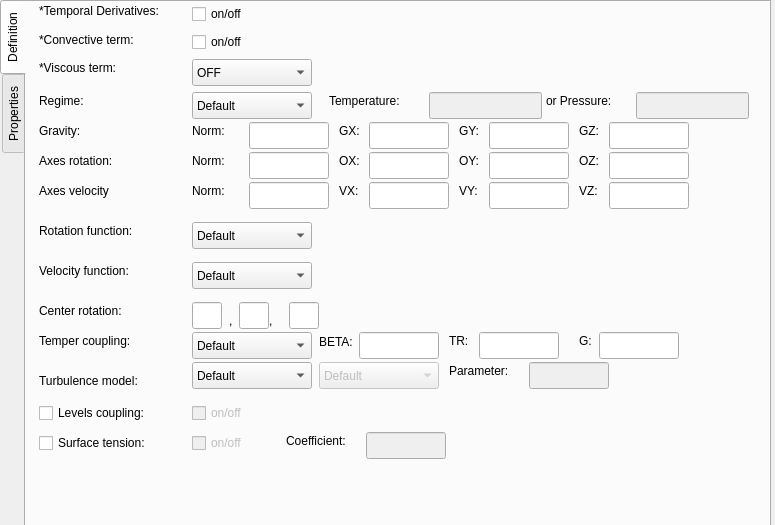
  <widget class="QWidget" name="physProblemPage">
   <property name="geometry">
    <rect>
     <x>0</x>
     <y>0</y>
     <width>775</width>
     <height>525</height>
    </rect>
   </property>
   <attribute name="label">
    <string>Physical Problem</string>
   </attribute>
   <widget class="QTabWidget" name="physProblemtab">
    <property name="geometry">
     <rect>
      <x>0</x>
      <y>0</y>
      <width>771</width>
      <height>611</height>
     </rect>
    </property>
    <property name="tabPosition">
     <enum>QTabWidget::West</enum>
    </property>
    <property name="currentIndex">
     <number>0</number>
    </property>
    <widget class="QWidget" name="definitionTab">
     <attribute name="title">
      <string>Definition</string>
     </attribute>
     <widget class="QLabel" name="label_644">
      <property name="geometry">
       <rect>
        <x>433</x>
        <y>120</y>
        <width>31</width>
        <height>17</height>
       </rect>
      </property>
      <property name="text">
       <string>GY:</string>
      </property>
     </widget>
     <widget class="QLineEdit" name="nastinGravGYEdit">
      <property name="geometry">
       <rect>
        <x>463</x>
        <y>120</y>
        <width>80</width>
        <height>27</height>
       </rect>
      </property>
      <property name="toolTip">
       <string>real</string>
      </property>
     </widget>
     <widget class="QLabel" name="label_639">
      <property name="geometry">
       <rect>
        <x>303</x>
        <y>90</y>
        <width>91</width>
        <height>17</height>
       </rect>
      </property>
      <property name="text">
       <string>Temperature:</string>
      </property>
     </widget>
     <widget class="QLabel" name="label_641">
      <property name="geometry">
       <rect>
        <x>13</x>
        <y>120</y>
        <width>67</width>
        <height>17</height>
       </rect>
      </property>
      <property name="text">
       <string>Gravity:</string>
      </property>
     </widget>
     <widget class="QLabel" name="label_657">
      <property name="geometry">
       <rect>
        <x>13</x>
        <y>260</y>
        <width>131</width>
        <height>17</height>
       </rect>
      </property>
      <property name="text">
       <string>Velocity function:</string>
      </property>
     </widget>
     <widget class="QLabel" name="label_672">
      <property name="geometry">
       <rect>
        <x>13</x>
        <y>29</y>
        <width>121</width>
        <height>17</height>
       </rect>
      </property>
      <property name="text">
       <string>*Convective term:</string>
      </property>
     </widget>
     <widget class="QLabel" name="label_665">
      <property name="geometry">
       <rect>
        <x>13</x>
        <y>370</y>
        <width>131</width>
        <height>17</height>
       </rect>
      </property>
      <property name="text">
       <string>Turbulence model:</string>
      </property>
     </widget>
     <widget class="QLabel" name="label_658">
      <property name="geometry">
       <rect>
        <x>13</x>
        <y>300</y>
        <width>111</width>
        <height>17</height>
       </rect>
      </property>
      <property name="text">
       <string>Center rotation:</string>
      </property>
     </widget>
     <widget class="QLineEdit" name="nastinTempCoupBetaEdit">
      <property name="geometry">
       <rect>
        <x>333</x>
        <y>330</y>
        <width>80</width>
        <height>27</height>
       </rect>
      </property>
      <property name="toolTip">
       <string>real</string>
      </property>
      <property name="text">
       <string/>
      </property>
     </widget>
     <widget class="QLabel" name="label_650">
      <property name="geometry">
       <rect>
        <x>553</x>
        <y>150</y>
        <width>31</width>
        <height>17</height>
       </rect>
      </property>
      <property name="text">
       <string>OZ:</string>
      </property>
     </widget>
     <widget class="QLineEdit" name="nastinaAxeVelNormEdit">
      <property name="geometry">
       <rect>
        <x>223</x>
        <y>180</y>
        <width>80</width>
        <height>27</height>
       </rect>
      </property>
      <property name="toolTip">
       <string>real</string>
      </property>
     </widget>
     <widget class="QLabel" name="label_670">
      <property name="geometry">
       <rect>
        <x>13</x>
        <y>90</y>
        <width>54</width>
        <height>17</height>
       </rect>
      </property>
      <property name="text">
       <string>Regime:</string>
      </property>
     </widget>
     <widget class="QLineEdit" name="nastinaAxeVelVXEdit">
      <property name="geometry">
       <rect>
        <x>343</x>
        <y>180</y>
        <width>80</width>
        <height>27</height>
       </rect>
      </property>
      <property name="toolTip">
       <string>real</string>
      </property>
     </widget>
     <widget class="QLabel" name="label_656">
      <property name="geometry">
       <rect>
        <x>13</x>
        <y>220</y>
        <width>131</width>
        <height>17</height>
       </rect>
      </property>
      <property name="text">
       <string>Rotation function:</string>
      </property>
     </widget>
     <widget class="QLabel" name="label_661">
      <property name="geometry">
       <rect>
        <x>13</x>
        <y>330</y>
        <width>121</width>
        <height>17</height>
       </rect>
      </property>
      <property name="text">
       <string>Temper coupling:</string>
      </property>
     </widget>
     <widget class="QLineEdit" name="nastinCentRotEdit2">
      <property name="geometry">
       <rect>
        <x>213</x>
        <y>300</y>
        <width>30</width>
        <height>27</height>
       </rect>
      </property>
      <property name="toolTip">
       <string>real</string>
      </property>
     </widget>
     <widget class="QLabel" name="label_662">
      <property name="geometry">
       <rect>
        <x>423</x>
        <y>330</y>
        <width>31</width>
        <height>17</height>
       </rect>
      </property>
      <property name="text">
       <string>TR:</string>
      </property>
     </widget>
     <widget class="QLineEdit" name="nastinaAxeRotOZEdit">
      <property name="geometry">
       <rect>
        <x>583</x>
        <y>150</y>
        <width>80</width>
        <height>27</height>
       </rect>
      </property>
      <property name="toolTip">
       <string>real</string>
      </property>
     </widget>
     <widget class="QLabel" name="label_651">
      <property name="geometry">
       <rect>
        <x>433</x>
        <y>180</y>
        <width>31</width>
        <height>17</height>
       </rect>
      </property>
      <property name="text">
       <string>VY:</string>
      </property>
     </widget>
     <widget class="QLineEdit" name="nastinGravGXEdit">
      <property name="geometry">
       <rect>
        <x>343</x>
        <y>120</y>
        <width>80</width>
        <height>27</height>
       </rect>
      </property>
      <property name="toolTip">
       <string>real</string>
      </property>
     </widget>
     <widget class="QLineEdit" name="nastinTempEdit">
      <property name="enabled">
       <bool>false</bool>
      </property>
      <property name="geometry">
       <rect>
        <x>403</x>
        <y>90</y>
        <width>113</width>
        <height>27</height>
       </rect>
      </property>
      <property name="toolTip">
       <string notr="true" comment="int" extracomment="int">real</string>
      </property>
      <property name="statusTip">
       <string extracomment="int"/>
      </property>
      <property name="whatsThis">
       <string extracomment="int"/>
      </property>
      <property name="autoFillBackground">
       <bool>true</bool>
      </property>
      <property name="inputMethodHints">
       <set>Qt::ImhDigitsOnly</set>
      </property>
      <property name="inputMask">
       <string/>
      </property>
      <property name="readOnly">
       <bool>false</bool>
      </property>
     </widget>
     <widget class="QLabel" name="label_643">
      <property name="geometry">
       <rect>
        <x>313</x>
        <y>120</y>
        <width>31</width>
        <height>17</height>
       </rect>
      </property>
      <property name="text">
       <string>GX:</string>
      </property>
     </widget>
     <widget class="QLineEdit" name="nastinCentRotEdit3">
      <property name="geometry">
       <rect>
        <x>263</x>
        <y>300</y>
        <width>30</width>
        <height>27</height>
       </rect>
      </property>
      <property name="toolTip">
       <string>real</string>
      </property>
     </widget>
     <widget class="QLineEdit" name="nastinaAxeRotNormEdit">
      <property name="geometry">
       <rect>
        <x>223</x>
        <y>150</y>
        <width>80</width>
        <height>27</height>
       </rect>
      </property>
      <property name="toolTip">
       <string>real</string>
      </property>
     </widget>
     <widget class="QLabel" name="label_652">
      <property name="geometry">
       <rect>
        <x>313</x>
        <y>180</y>
        <width>31</width>
        <height>17</height>
       </rect>
      </property>
      <property name="text">
       <string>VX:</string>
      </property>
     </widget>
     <widget class="QComboBox" name="nastinTempCoupCombo">
      <property name="geometry">
       <rect>
        <x>166</x>
        <y>330</y>
        <width>120</width>
        <height>27</height>
       </rect>
      </property>
      <property name="sizePolicy">
       <sizepolicy hsizetype="Maximum" vsizetype="Fixed">
        <horstretch>0</horstretch>
        <verstretch>0</verstretch>
       </sizepolicy>
      </property>
      <property name="maximumSize">
       <size>
        <width>200</width>
        <height>16777215</height>
       </size>
      </property>
      <item>
       <property name="text">
        <string>Default</string>
       </property>
      </item>
      <item>
       <property name="text">
        <string comment="OFF">Off</string>
       </property>
      </item>
      <item>
       <property name="text">
        <string comment="BOUSSINESQ">BOUSSINESQ</string>
       </property>
      </item>
     </widget>
     <widget class="QComboBox" name="nastinVelFuncCombo">
      <property name="geometry">
       <rect>
        <x>166</x>
        <y>260</y>
        <width>120</width>
        <height>27</height>
       </rect>
      </property>
      <property name="sizePolicy">
       <sizepolicy hsizetype="Maximum" vsizetype="Fixed">
        <horstretch>0</horstretch>
        <verstretch>0</verstretch>
       </sizepolicy>
      </property>
      <property name="maximumSize">
       <size>
        <width>300</width>
        <height>16777215</height>
       </size>
      </property>
      <item>
       <property name="text">
        <string>Default</string>
       </property>
      </item>
      <item>
       <property name="text">
        <string comment="CONSTANT">CONSTANT</string>
       </property>
      </item>
      <item>
       <property name="text">
        <string comment="PARABOLIC">PARABOLIC</string>
       </property>
      </item>
      <item>
       <property name="text">
        <string comment="SINUS">SINUS</string>
       </property>
      </item>
      <item>
       <property name="text">
        <string comment="EXTERIOR">EXTERIOR</string>
       </property>
      </item>
     </widget>
     <widget class="QLineEdit" name="nastinPressEdit">
      <property name="enabled">
       <bool>false</bool>
      </property>
      <property name="geometry">
       <rect>
        <x>610</x>
        <y>90</y>
        <width>113</width>
        <height>27</height>
       </rect>
      </property>
      <property name="toolTip">
       <string>real</string>
      </property>
      <property name="readOnly">
       <bool>false</bool>
      </property>
     </widget>
     <widget class="QLineEdit" name="nastinTempCoupTREdit">
      <property name="geometry">
       <rect>
        <x>453</x>
        <y>330</y>
        <width>80</width>
        <height>27</height>
       </rect>
      </property>
      <property name="toolTip">
       <string>real</string>
      </property>
      <property name="text">
       <string/>
      </property>
     </widget>
     <widget class="QLineEdit" name="nastinCentRotEdit1">
      <property name="geometry">
       <rect>
        <x>166</x>
        <y>300</y>
        <width>30</width>
        <height>27</height>
       </rect>
      </property>
      <property name="toolTip">
       <string>real</string>
      </property>
     </widget>
     <widget class="QLabel" name="label_654">
      <property name="geometry">
       <rect>
        <x>166</x>
        <y>180</y>
        <width>51</width>
        <height>17</height>
       </rect>
      </property>
      <property name="text">
       <string>Norm:</string>
      </property>
     </widget>
     <widget class="QLineEdit" name="nastinGravNormEdit">
      <property name="geometry">
       <rect>
        <x>223</x>
        <y>120</y>
        <width>80</width>
        <height>27</height>
       </rect>
      </property>
      <property name="toolTip">
       <string>real</string>
      </property>
     </widget>
     <widget class="QLineEdit" name="nastinGravGZEdit">
      <property name="geometry">
       <rect>
        <x>583</x>
        <y>120</y>
        <width>80</width>
        <height>27</height>
       </rect>
      </property>
      <property name="toolTip">
       <string>real</string>
      </property>
     </widget>
     <widget class="QComboBox" name="nastinViscoTermcombo">
      <property name="geometry">
       <rect>
        <x>166</x>
        <y>57</y>
        <width>120</width>
        <height>27</height>
       </rect>
      </property>
      <property name="sizePolicy">
       <sizepolicy hsizetype="Maximum" vsizetype="Fixed">
        <horstretch>0</horstretch>
        <verstretch>0</verstretch>
       </sizepolicy>
      </property>
      <property name="maximumSize">
       <size>
        <width>300</width>
        <height>16777215</height>
       </size>
      </property>
      <item>
       <property name="text">
        <string comment="OFF">OFF</string>
       </property>
      </item>
      <item>
       <property name="text">
        <string comment="LAPLACIAN">LAPLACIAN</string>
       </property>
      </item>
      <item>
       <property name="text">
        <string comment="DIVERGENCE">DIVERGENCE</string>
       </property>
      </item>
      <item>
       <property name="text">
        <string comment="COMPLETE">COMPLETE</string>
       </property>
      </item>
     </widget>
     <widget class="QLabel" name="label_653">
      <property name="geometry">
       <rect>
        <x>13</x>
        <y>180</y>
        <width>91</width>
        <height>17</height>
       </rect>
      </property>
      <property name="text">
       <string>Axes velocity</string>
      </property>
     </widget>
     <widget class="QLabel" name="label_660">
      <property name="geometry">
       <rect>
        <x>243</x>
        <y>310</y>
        <width>16</width>
        <height>17</height>
       </rect>
      </property>
      <property name="text">
       <string>,</string>
      </property>
     </widget>
     <widget class="QLabel" name="label_671">
      <property name="geometry">
       <rect>
        <x>13</x>
        <y>57</y>
        <width>101</width>
        <height>17</height>
       </rect>
      </property>
      <property name="text">
       <string>*Viscous term:</string>
      </property>
     </widget>
     <widget class="QLabel" name="label_646">
      <property name="geometry">
       <rect>
        <x>433</x>
        <y>150</y>
        <width>31</width>
        <height>17</height>
       </rect>
      </property>
      <property name="text">
       <string>OY:</string>
      </property>
     </widget>
     <widget class="QComboBox" name="nastinRegCombo">
      <property name="geometry">
       <rect>
        <x>166</x>
        <y>90</y>
        <width>120</width>
        <height>27</height>
       </rect>
      </property>
      <property name="sizePolicy">
       <sizepolicy hsizetype="Maximum" vsizetype="Fixed">
        <horstretch>0</horstretch>
        <verstretch>0</verstretch>
       </sizepolicy>
      </property>
      <property name="maximumSize">
       <size>
        <width>200</width>
        <height>16777215</height>
       </size>
      </property>
      <item>
       <property name="text">
        <string>Default</string>
       </property>
      </item>
      <item>
       <property name="text">
        <string comment="INCOMPRESSIBLE">INCOMPRESSIBLE</string>
       </property>
      </item>
      <item>
       <property name="text">
        <string comment="LOW_MACH">LOW_MACH</string>
       </property>
      </item>
     </widget>
     <widget class="QLineEdit" name="nastinTurbModelParamEdit">
      <property name="enabled">
       <bool>false</bool>
      </property>
      <property name="geometry">
       <rect>
        <x>503</x>
        <y>360</y>
        <width>80</width>
        <height>27</height>
       </rect>
      </property>
      <property name="text">
       <string/>
      </property>
     </widget>
     <widget class="QCheckBox" name="nastinLeveCoupCheck">
      <property name="enabled">
       <bool>false</bool>
      </property>
      <property name="geometry">
       <rect>
        <x>166</x>
        <y>400</y>
        <width>75</width>
        <height>22</height>
       </rect>
      </property>
      <property name="text">
       <string>on/off</string>
      </property>
     </widget>
     <widget class="QLabel" name="label_647">
      <property name="geometry">
       <rect>
        <x>313</x>
        <y>150</y>
        <width>31</width>
        <height>17</height>
       </rect>
      </property>
      <property name="text">
       <string>OX:</string>
      </property>
     </widget>
     <widget class="QLineEdit" name="nastinaAxeRotOYEdit">
      <property name="geometry">
       <rect>
        <x>463</x>
        <y>150</y>
        <width>80</width>
        <height>27</height>
       </rect>
      </property>
      <property name="toolTip">
       <string>real</string>
      </property>
     </widget>
     <widget class="QLabel" name="label_645">
      <property name="geometry">
       <rect>
        <x>553</x>
        <y>120</y>
        <width>31</width>
        <height>17</height>
       </rect>
      </property>
      <property name="text">
       <string>GZ:</string>
      </property>
     </widget>
     <widget class="QLabel" name="label_667">
      <property name="geometry">
       <rect>
        <x>423</x>
        <y>360</y>
        <width>81</width>
        <height>17</height>
       </rect>
      </property>
      <property name="text">
       <string>Parameter:</string>
      </property>
     </widget>
     <widget class="QCheckBox" name="nastinSurfTensCheck">
      <property name="enabled">
       <bool>false</bool>
      </property>
      <property name="geometry">
       <rect>
        <x>166</x>
        <y>430</y>
        <width>75</width>
        <height>22</height>
       </rect>
      </property>
      <property name="text">
       <string>on/off</string>
      </property>
     </widget>
     <widget class="QLineEdit" name="nastinaAxeRotOXEdit">
      <property name="geometry">
       <rect>
        <x>343</x>
        <y>150</y>
        <width>80</width>
        <height>27</height>
       </rect>
      </property>
      <property name="toolTip">
       <string>real</string>
      </property>
     </widget>
     <widget class="QLabel" name="label_668">
      <property name="geometry">
       <rect>
        <x>260</x>
        <y>430</y>
        <width>81</width>
        <height>17</height>
       </rect>
      </property>
      <property name="text">
       <string>Coefficient:</string>
      </property>
     </widget>
     <widget class="QLabel" name="label_659">
      <property name="geometry">
       <rect>
        <x>203</x>
        <y>310</y>
        <width>16</width>
        <height>17</height>
       </rect>
      </property>
      <property name="text">
       <string>,</string>
      </property>
     </widget>
     <widget class="QLineEdit" name="nastinaAxeVelVZEdit">
      <property name="geometry">
       <rect>
        <x>583</x>
        <y>180</y>
        <width>80</width>
        <height>27</height>
       </rect>
      </property>
      <property name="toolTip">
       <string>real</string>
      </property>
     </widget>
     <widget class="QCheckBox" name="nastinTempDeriCheck">
      <property name="geometry">
       <rect>
        <x>166</x>
        <y>1</y>
        <width>75</width>
        <height>22</height>
       </rect>
      </property>
      <property name="text">
       <string>on/off</string>
      </property>
     </widget>
     <widget class="QLabel" name="label_649">
      <property name="geometry">
       <rect>
        <x>166</x>
        <y>150</y>
        <width>51</width>
        <height>17</height>
       </rect>
      </property>
      <property name="text">
       <string>Norm:</string>
      </property>
     </widget>
     <widget class="QLineEdit" name="nastinaAxeVelVYEdit">
      <property name="geometry">
       <rect>
        <x>463</x>
        <y>180</y>
        <width>80</width>
        <height>27</height>
       </rect>
      </property>
      <property name="toolTip">
       <string>real</string>
      </property>
     </widget>
     <widget class="QLineEdit" name="nastinSurfTensCoefEdit">
      <property name="enabled">
       <bool>false</bool>
      </property>
      <property name="geometry">
       <rect>
        <x>340</x>
        <y>430</y>
        <width>80</width>
        <height>27</height>
       </rect>
      </property>
      <property name="toolTip">
       <string>real</string>
      </property>
      <property name="text">
       <string/>
      </property>
     </widget>
     <widget class="QComboBox" name="nastinTurbModelCombo2">
      <property name="enabled">
       <bool>false</bool>
      </property>
      <property name="geometry">
       <rect>
        <x>293</x>
        <y>360</y>
        <width>120</width>
        <height>27</height>
       </rect>
      </property>
      <property name="sizePolicy">
       <sizepolicy hsizetype="Maximum" vsizetype="Fixed">
        <horstretch>0</horstretch>
        <verstretch>0</verstretch>
       </sizepolicy>
      </property>
      <property name="maximumSize">
       <size>
        <width>300</width>
        <height>16777215</height>
       </size>
      </property>
      <item>
       <property name="text">
        <string>Default</string>
       </property>
      </item>
      <item>
       <property name="text">
        <string comment="SMAGORINSKY">SMAGORINSKY</string>
       </property>
      </item>
      <item>
       <property name="text">
        <string comment="WALE">WALE</string>
       </property>
      </item>
     </widget>
     <widget class="QComboBox" name="nastinRotFuncCombo">
      <property name="geometry">
       <rect>
        <x>166</x>
        <y>220</y>
        <width>120</width>
        <height>27</height>
       </rect>
      </property>
      <property name="sizePolicy">
       <sizepolicy hsizetype="Maximum" vsizetype="Fixed">
        <horstretch>0</horstretch>
        <verstretch>0</verstretch>
       </sizepolicy>
      </property>
      <property name="maximumSize">
       <size>
        <width>300</width>
        <height>16777215</height>
       </size>
      </property>
      <item>
       <property name="text">
        <string>Default</string>
       </property>
      </item>
      <item>
       <property name="text">
        <string comment="CONSTANT">CONSTANT</string>
       </property>
      </item>
      <item>
       <property name="text">
        <string comment="PARABOLIC">PARABOLIC</string>
       </property>
      </item>
      <item>
       <property name="text">
        <string comment="SINUS">SINUS</string>
       </property>
      </item>
     </widget>
     <widget class="QLineEdit" name="nastinTempCoupGEdit">
      <property name="geometry">
       <rect>
        <x>573</x>
        <y>330</y>
        <width>80</width>
        <height>27</height>
       </rect>
      </property>
      <property name="toolTip">
       <string>real</string>
      </property>
      <property name="text">
       <string/>
      </property>
     </widget>
     <widget class="QLabel" name="label_648">
      <property name="geometry">
       <rect>
        <x>13</x>
        <y>150</y>
        <width>101</width>
        <height>17</height>
       </rect>
      </property>
      <property name="text">
       <string>Axes rotation:</string>
      </property>
     </widget>
     <widget class="QLabel" name="label_663">
      <property name="geometry">
       <rect>
        <x>553</x>
        <y>330</y>
        <width>21</width>
        <height>17</height>
       </rect>
      </property>
      <property name="text">
       <string>G:</string>
      </property>
     </widget>
     <widget class="QLabel" name="label_640">
      <property name="geometry">
       <rect>
        <x>520</x>
        <y>90</y>
        <width>81</width>
        <height>17</height>
       </rect>
      </property>
      <property name="text">
       <string>or Pressure:</string>
      </property>
     </widget>
     <widget class="QLabel" name="label_673">
      <property name="geometry">
       <rect>
        <x>13</x>
        <y>1</y>
        <width>161</width>
        <height>17</height>
       </rect>
      </property>
      <property name="text">
       <string>*Temporal Derivatives:</string>
      </property>
      <property name="textFormat">
       <enum>Qt::RichText</enum>
      </property>
     </widget>
     <widget class="QComboBox" name="nastinTurbModelCombo1">
      <property name="geometry">
       <rect>
        <x>166</x>
        <y>360</y>
        <width>120</width>
        <height>27</height>
       </rect>
      </property>
      <property name="sizePolicy">
       <sizepolicy hsizetype="Maximum" vsizetype="Fixed">
        <horstretch>0</horstretch>
        <verstretch>0</verstretch>
       </sizepolicy>
      </property>
      <property name="maximumSize">
       <size>
        <width>300</width>
        <height>16777215</height>
       </size>
      </property>
      <item>
       <property name="text">
        <string>Default</string>
       </property>
      </item>
      <item>
       <property name="text">
        <string comment="LES_MODEL">LES_MODEL</string>
       </property>
      </item>
      <item>
       <property name="text">
        <string comment="FROM_TURBUL">FROM_TURBUL</string>
       </property>
      </item>
     </widget>
     <widget class="QLabel" name="label_642">
      <property name="geometry">
       <rect>
        <x>166</x>
        <y>120</y>
        <width>51</width>
        <height>17</height>
       </rect>
      </property>
      <property name="text">
       <string>Norm:</string>
      </property>
     </widget>
     <widget class="QCheckBox" name="nastinConveTermCheck">
      <property name="geometry">
       <rect>
        <x>166</x>
        <y>29</y>
        <width>75</width>
        <height>22</height>
       </rect>
      </property>
      <property name="text">
       <string>on/off</string>
      </property>
     </widget>
     <widget class="QLabel" name="label_655">
      <property name="geometry">
       <rect>
        <x>553</x>
        <y>180</y>
        <width>31</width>
        <height>17</height>
       </rect>
      </property>
      <property name="text">
       <string>VZ:</string>
      </property>
     </widget>
     <widget class="QLabel" name="label_664">
      <property name="geometry">
       <rect>
        <x>293</x>
        <y>330</y>
        <width>41</width>
        <height>20</height>
       </rect>
      </property>
      <property name="text">
       <string>BETA:</string>
      </property>
     </widget>
     <widget class="QCheckBox" name="nastinLeveCoupActiveCheck">
      <property name="geometry">
       <rect>
        <x>13</x>
        <y>400</y>
        <width>141</width>
        <height>22</height>
       </rect>
      </property>
      <property name="text">
       <string>Levels coupling:</string>
      </property>
     </widget>
     <widget class="QCheckBox" name="nastinSurfTensActiveCheck">
      <property name="geometry">
       <rect>
        <x>13</x>
        <y>430</y>
        <width>141</width>
        <height>22</height>
       </rect>
      </property>
      <property name="text">
       <string>Surface tension:</string>
      </property>
     </widget>
    </widget>
    <widget class="QWidget" name="tab_4">
     <attribute name="title">
      <string>Properties</string>
     </attribute>
     <widget class="QComboBox" name="nastinTherPressCombo">
      <property name="geometry">
       <rect>
        <x>300</x>
        <y>10</y>
        <width>120</width>
        <height>27</height>
       </rect>
      </property>
      <property name="sizePolicy">
       <sizepolicy hsizetype="Maximum" vsizetype="Fixed">
        <horstretch>0</horstretch>
        <verstretch>0</verstretch>
       </sizepolicy>
      </property>
      <property name="maximumSize">
       <size>
        <width>300</width>
        <height>16777215</height>
       </size>
      </property>
      <item>
       <property name="text">
        <string>Default</string>
       </property>
      </item>
      <item>
       <property name="text">
        <string comment="MASS_CONSERVATION">MASS_CONSERVATION</string>
       </property>
      </item>
      <item>
       <property name="text">
        <string comment="TIME_DEPENDANT">TIME_DEPENDANT</string>
       </property>
      </item>
     </widget>
     <widget class="QLineEdit" name="nastinAirViscEdit">
      <property name="geometry">
       <rect>
        <x>200</x>
        <y>70</y>
        <width>80</width>
        <height>27</height>
       </rect>
      </property>
      <property name="text">
       <string/>
      </property>
     </widget>
     <widget class="QLineEdit" name="nastinTherPressEdit">
      <property name="geometry">
       <rect>
        <x>200</x>
        <y>10</y>
        <width>80</width>
        <height>27</height>
       </rect>
      </property>
      <property name="text">
       <string/>
      </property>
     </widget>
     <widget class="QLineEdit" name="nastinAirDensEdit">
      <property name="geometry">
       <rect>
        <x>200</x>
        <y>40</y>
        <width>80</width>
        <height>27</height>
       </rect>
      </property>
      <property name="text">
       <string/>
      </property>
     </widget>
     <widget class="QLabel" name="label_676">
      <property name="geometry">
       <rect>
        <x>13</x>
        <y>70</y>
        <width>91</width>
        <height>17</height>
       </rect>
      </property>
      <property name="text">
       <string>Air viscosity:</string>
      </property>
     </widget>
     <widget class="QLabel" name="label_674">
      <property name="geometry">
       <rect>
        <x>13</x>
        <y>10</y>
        <width>171</width>
        <height>17</height>
       </rect>
      </property>
      <property name="text">
       <string>Thermodinamic pressure:</string>
      </property>
     </widget>
     <widget class="QLabel" name="label_675">
      <property name="geometry">
       <rect>
        <x>13</x>
        <y>40</y>
        <width>81</width>
        <height>17</height>
       </rect>
      </property>
      <property name="text">
       <string>Air density:</string>
      </property>
     </widget>
    </widget>
   </widget>
  </widget>
